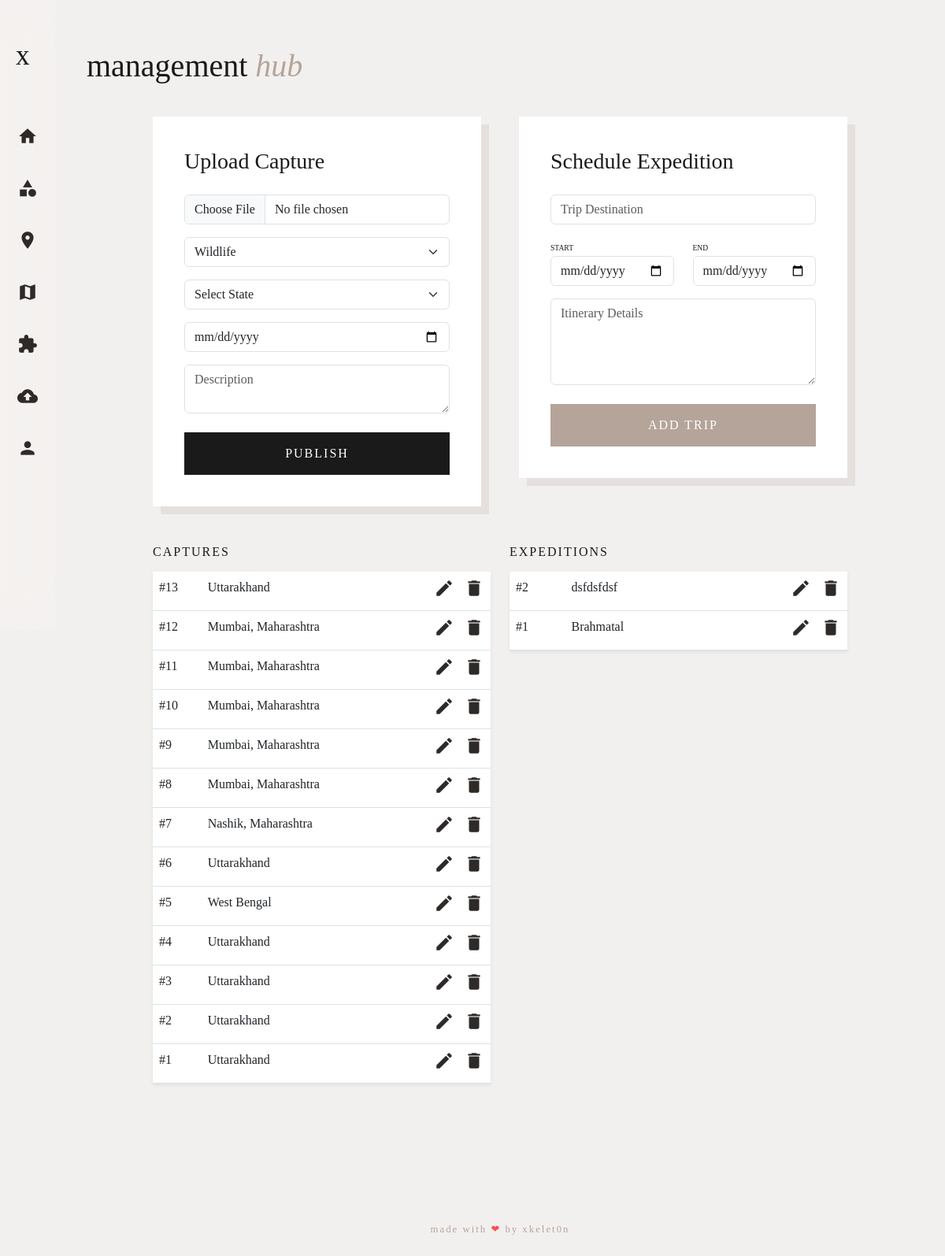
Screenshot of /upload with the database file from the repository.
### app.py (models this page shows)
class Photo(db.Model):
    id = db.Column(db.Integer, primary_key=True)
    url = db.Column(db.String(100), nullable=False)
    category = db.Column(db.String(50))
    location = db.Column(db.String(100))
    description = db.Column(db.Text)

class Trip(db.Model):
    id = db.Column(db.Integer, primary_key=True)
    title = db.Column(db.String(100), nullable=False)
    start_date = db.Column(db.String(50))
    end_date = db.Column(db.String(50))
    status = db.Column(db.String(20), default='Upcoming')
    itinerary = db.Column(db.Text)

### app.py (the view, shortened to what this page needs)
@app.route('/upload', methods=['GET', 'POST'])
def upload():
    photos = Photo.query.order_by(Photo.id.desc()).all()
    trips = Trip.query.order_by(Trip.id.desc()).all()
    return render_template('upload.html', photos=photos, trips=trips)

### Templates/upload.html (shortened to what this page needs)
{% extends 'base.html' %}
{% block content %}
<div class="page-header"><h1>Management <span>Hub</span></h1></div>
<div style="padding: 0 8% 80px;">
    <div class="row g-5">
        <div class="col-lg-6">
            <div style="background: white; padding: 40px; box-shadow: 10px 10px 0px #e5e0dd;">
                <h3 style="font-weight: 300; margin-bottom: 25px;">Upload Capture</h3>
                <form action="/upload" method="POST" enctype="multipart/form-data">
                    <input type="file" name="image" class="form-control mb-3" required>
                    <select name="category" class="form-select mb-3" required>
                        <option value="Wildlife">Wildlife</option><option value="Astro">Astro</option>
                    </select>
                    <select id="state" name="location" class="form-select mb-3" required><option value="">Select State</option></select>
                    <input type="date" name="capture_date" class="form-control mb-3" required>
                    <textarea name="desc" placeholder="Description" class="form-control mb-4"></textarea>
                    <button type="submit" style="width: 100%; background: #1a1a1a; color: white; border: none; padding: 15px; text-transform: uppercase; letter-spacing: 2px;">Publish</button>
                </form>
            </div>
        </div>
        <div class="col-lg-6">
            <div style="background: white; padding: 40px; box-shadow: 10px 10px 0px #e5e0dd;">
                <h3 style="font-weight: 300; margin-bottom: 25px;">Schedule Expedition</h3>
                <form action="/upload" method="POST">
                    <input type="text" name="trip_title" placeholder="Trip Destination" class="form-control mb-3" required>
                    <div class="row mb-3">
                        <div class="col"><label style="font-size: 0.6rem;">START</label><input type="date" name="start_date" class="form-control"></div>
                        <div class="col"><label style="font-size: 0.6rem;">END</label><input type="date" name="end_date" class="form-control"></div>
                    </div>
                    <textarea name="itinerary" placeholder="Itinerary Details" class="form-control mb-4" rows="4"></textarea>
                    <button type="submit" style="width: 100%; background: #b5a499; color: white; border: none; padding: 15px; text-transform: uppercase; letter-spacing: 2px;">Add Trip</button>
                </form>
            </div>
        </div>
    </div>
    <div class="row mt-5">
        <div class="col-md-6">
            <h6 class="text-uppercase" style="letter-spacing: 2px;">Captures</h6>
            <table class="table bg-white shadow-sm mt-3">
                {% for photo in photos %}
                <tr><td>#{{ photo.id }}</td><td>{{ photo.location }}</td><td class="text-end">
                    <a href="{{ url_for('edit_photo', id=photo.id) }}" class="text-dark me-2"><span class="material-icons">edit</span></a>
                    <a href="{{ url_for('delete_photo', id=photo.id) }}" class="text-danger"><span class="material-icons">delete</span></a>
                </td></tr>
                {% endfor %}
            </table>
        </div>
        <div class="col-md-6">
            <h6 class="text-uppercase" style="letter-spacing: 2px;">Expeditions</h6>
            <table class="table bg-white shadow-sm mt-3">
                {% for trip in trips %}
                <tr><td>#{{ trip.id }}</td><td>{{ trip.title }}</td><td class="text-end">
                    <a href="{{ url_for('edit_trip', id=trip.id) }}" class="text-dark me-2"><span class="material-icons">edit</span></a>
                    <a href="{{ url_for('delete_trip', id=trip.id) }}" class="text-danger"><span class="material-icons">delete</span></a>
                </td></tr>
                {% endfor %}
            </table>
        </div>
    </div>
</div>
{% endblock %}

### Templates/base.html (shortened to what this page needs)
<!DOCTYPE html>
<html lang="en">
<head>
    <link rel="stylesheet" href="https://cdn.jsdelivr.net/npm/bootstrap@5.3.0/dist/css/bootstrap.min.css">
</head>
<body>
    <div class="sidebar">
        <div class="nav-items">
            <a href="/"><span class="material-icons">home</span><span class="nav-text">Home</span></a>
            <a href="/categories"><span class="material-icons">category</span><span class="nav-text">Categories</span></a>
            <a href="/location"><span class="material-icons">place</span><span class="nav-text">Locations</span></a>
            <a href="/trips"><span class="material-icons">map</span><span class="nav-text">Trips</span></a>
            <a href="/puzzle"><span class="material-icons">extension</span><span class="nav-text">Puzzle</span></a>
            <a href="/upload"><span class="material-icons">cloud_upload</span><span class="nav-text">Upload</span></a>
            <a href="/about"><span class="material-icons">person</span><span class="nav-text">About</span></a>
        </div>
    </div>
    <div class="fixed-brand">
    <a href="/" style="text-decoration: none; color: inherit; display: flex; align-items: baseline;">
        x<span class="brand-suffix">kelet0n</span>
    </a>
    </div>
    <div class="main-content">
        {% block content %}{% endblock %}
        <footer>made with <span style="color: #ff4d4d;">❤</span> by xkelet0n</footer>
    </div>
</body>
</html>

### Templates/base.html (style rules this page uses)
body { margin: 0; background-color: #f2f0ef; color: #1a1a1a; font-family: 'Georgia', serif; display: flex; min-height: 100vh; overflow-x: hidden; }
.fixed-brand { position: fixed; top: 45px; left: 20px; font-size: 2.2rem; font-weight: 300; z-index: 4000; white-space: nowrap; display: flex; align-items: baseline; }
.fixed-brand a { text-decoration: none; color: #3d3a38; display: flex; align-items: baseline; letter-spacing: -1px; text-transform: lowercase; }
.sidebar { width: 70px; height: 100vh; background: rgba(255, 255, 255, 0.05); backdrop-filter: blur(30px) saturate(200%); -webkit-backdrop-filter: blur(30px) saturate(200%); position: fixed; left: 0; top: 0; overflow: hidden; transition: width 0.4s cubic-bezier(0.4, 0, 0.2, 1); z-index: 3000; border-right: 1px solid rgba(255, 255, 255, 0.05); display: flex; flex-direction: column; }
.nav-items { margin-top: 140px; }
.sidebar a { padding: 20px 22px; text-decoration: none; font-size: 0.9rem; letter-spacing: 2px; color: #1a1a1a; display: flex; align-items: center; transition: 0.2s; }
.material-icons { font-size: 26px; color: #2d2a28; }
.main-content { margin-left: 70px; width: calc(100% - 70px); position: relative; padding: 40px; }
.page-header { margin-bottom: 40px; padding-top: 20px; }
.page-header h1 { font-weight: 300; font-size: 2.5rem; text-transform: lowercase; }
.page-header span { color: #b5a499; font-style: italic; }
footer { text-align: center; padding: 80px 0; color: #b5a499; font-size: 0.8rem; letter-spacing: 2px; text-transform: lowercase; }

### rows the page displays
Photo: id "13", location "Uttarakhand"
Photo: id "12", location "Mumbai, Maharashtra"
Photo: id "11", location "Mumbai, Maharashtra"
Photo: id "10", location "Mumbai, Maharashtra"
Photo: id "9", location "Mumbai, Maharashtra"
Photo: id "8", location "Mumbai, Maharashtra"
Photo: id "7", location "Nashik, Maharashtra"
Photo: id "6", location "Uttarakhand"
Photo: id "5", location "West Bengal"
Photo: id "4", location "Uttarakhand"
Photo: id "3", location "Uttarakhand"
Photo: id "2", location "Uttarakhand"
Photo: id "1", location "Uttarakhand"
Trip: id "2", title "dsfdsfdsf"
Trip: id "1", title "Brahmatal"
